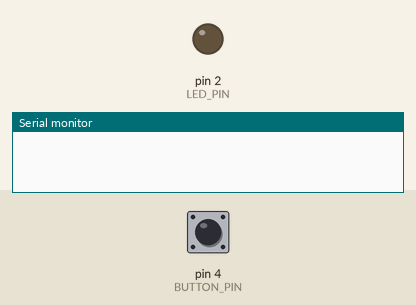
Recording of a sketch running on a simulated Arduino Uno, built with avr-gcc and run on an emulated ATmega328P. Parts: output pins drawn as LEDs (lit = HIGH), the last lines printed to the serial monitor. Inputs (shaded band) come from the test bench; at power-on: pin 4 (BUTTON_PIN) HIGH.

Above: at 1.2 s.
1.3 s: pin 4 (BUTTON_PIN) pulled LOW for 0.15 s
At 1.9 s:
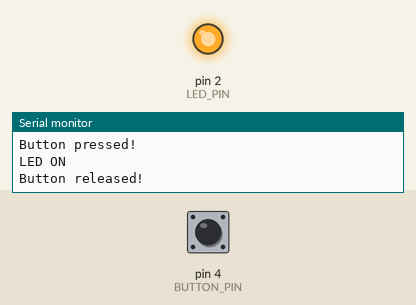
2.9 s: pin 4 (BUTTON_PIN) pulled LOW for 1 s
At 4.2 s:
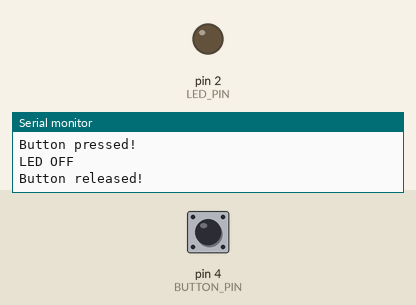
5.4 s: pin 4 (BUTTON_PIN) pulled LOW for 3.2 s
At 6.2 s:
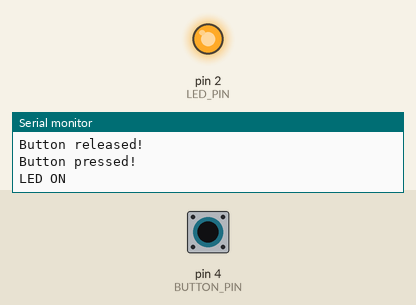
Timing chart, 0 to 8.4 s (numbered marks = the images above; inputs shaded):
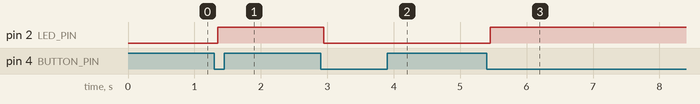

Measured:
- after the input at 1.3 s, pin 2 (LED_PIN): LOW → HIGH after 0.05 s
- after the input at 2.9 s, pin 2 (LED_PIN): HIGH → LOW after 0.05 s
- after the input at 5.4 s, pin 2 (LED_PIN): LOW → HIGH after 0.05 s

The sketch:

code.ino
```cpp
// Pin definitions
const int BUTTON_PIN = 4;
const int LED_PIN = 2;

// Debounce parameters
const unsigned long debounce_delay = 50;  // milliseconds

// Button state variables
volatile bool buttonState = HIGH;             // Current button state
volatile bool lastButtonState = HIGH;         // Previous button state
volatile unsigned long lastDebounceTime = 0;  // Last time button state changed
volatile bool ledState = LOW;                 // LED state

void setup() {
  Serial.begin(115200);
  pinMode(BUTTON_PIN, INPUT_PULLUP);
  pinMode(LED_PIN, OUTPUT);
  digitalWrite(LED_PIN, ledState);  // Initialize LED to OFF
}

void loop() {
  // Non-blocking button debounce routine
  checkButton();
}

void checkButton() {
  // Read the current button state
  bool reading = digitalRead(BUTTON_PIN);

  // If the button state has changed
  if (reading != lastButtonState) {
    // Reset the debounce timer
    lastDebounceTime = millis();
  }

  if ((millis() - lastDebounceTime) > debounce_delay) {
    // If the button state has actually changed
    if (reading != buttonState) {
      buttonState = reading;
      doSomething();
    }
  }

  // Save the current reading for the next loop
  lastButtonState = reading;
}

void doSomething(){
  // Only act on Rising edge
  if (buttonState == LOW) {
    Serial.println("Button pressed!");
     // Toggle LED state
    ledState = !ledState;
    digitalWrite(LED_PIN, ledState);
    Serial.println(ledState ? "LED ON" : "LED OFF");
  } else {
    Serial.println("Button released!");
    // Put anything here to execute at falling edge
  }
}
```
